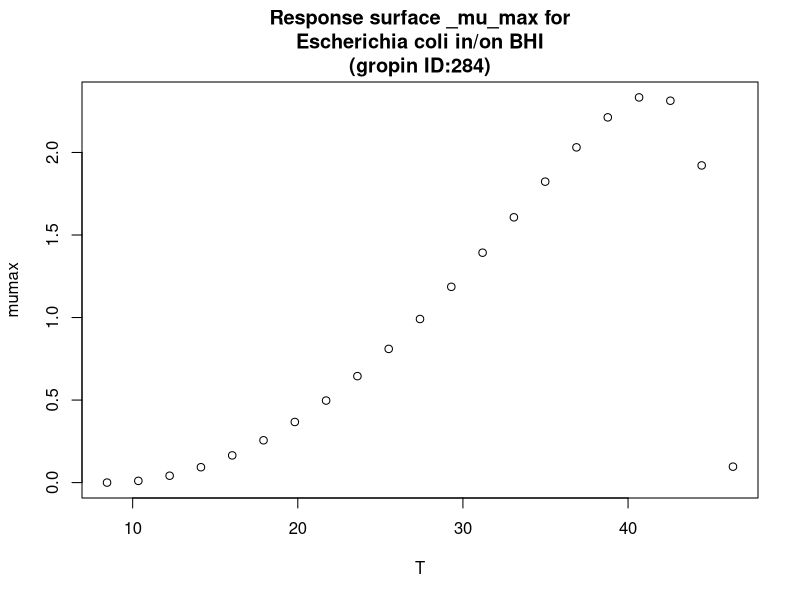

R code for this plot:
#############################
# start of Parameter script
#############################
T <- seq(8.44844,46.3536463536464,length.out=21)
#############################
# end of Parameter script
#############################
############################# 
# start of Model script Gropin ID 284 
#############################
 
# constant coefficients for this model
 
variables <- data.frame(T)
argumentsPar <- unique.data.frame(expand.grid(variables))
 
# heart of the model
response_surface <- function(T) {
   mumax <-(2.35*((T-8.44)^2)*(T-46.4))/((41.5-8.44)*((41.5-8.44)*(T-41.5)-(41.5-46.4)*(8.44+41.5-2*T)))

	return(mumax=mumax)
} 

# output parameters
responseSurface <- cbind(argumentsPar,response_surface(argumentsPar['T']))
colnames(responseSurface) <- c(colnames(argumentsPar),'mumax')
#############################
# End of Model script
#############################
############################# 
# start of Visualisation script Gropin ID 284 
#############################
titleText <-'Response surface _mu_max for
Escherichia coli in/on BHI
(gropin ID:284)'
plot(T,responseSurface$'mumax',xlab='T',
                          ylab='mumax',main=titleText)
#############################
# End of Visualisation script
#############################
